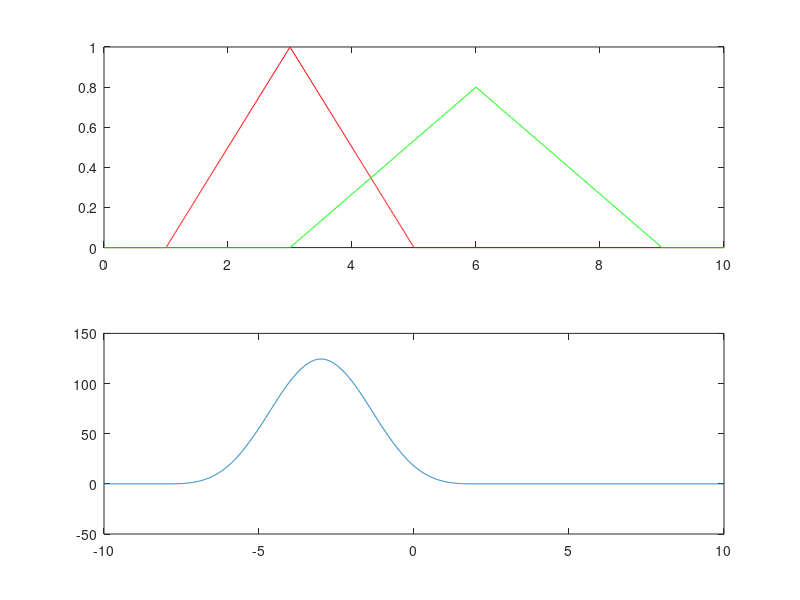

Source code (MATLAB):
close all;clear;clc;
Fs = 100;
t = 0 : 1/Fs : 2*pi;
x = (cos(2*t)+1i*sin(2*t)) .* (t<=pi/2);
plot(t,real(x),'r',t,imag(x),'g');
[mean(x) 1i/(2*pi)]
[sum(abs(x).^2)/Fs pi/2]
%%
close all;clear;clc;
Fs = 20;
t = 0 : 1/Fs : 5;
x = (1+ 1i*t) ;
plot(t,real(x),'r',t,imag(x),'g');
[mean(x) 1+2.5*1i]
[sum(abs(x.^2)) 101+6767/8]
%%
conv([2 0 -1 4],[1 0 -2],'full') %domyślny, do konwolucji
conv([2 0 -1 4],[1 0 -2],'same') %uciety, srodkowe wartosci, do filtracji  
conv([2 0 -1 4],[1 0 -2],'valid') %opcjonalnie, niepotzrebny
%%
%t = <0,10>s, Fs=100;
%x1: trójkątny, wierz=5s, szer=6s, amp=1.1
%x2: prostokątny, środek:4s, szer:3s, amp=1
%prosze splot x1*x2
%wyświetlic: na gornym wykresie x1(t), x2(t)
%na dolnym xy(t)
close all;clear;clc;
Fs = 100;
t = 0 : 1/Fs : 10;
amp = 1.1;
x1 = amp * (1 - abs(t-5)/3).* (abs(t-5)<=3);
x2 = 1 * (abs(t-4)<=1.5);

subplot(2,1,1), plot(t,x1,'r',t,x2,'g')
xy = conv(x1,x2,'same');
subplot(2,1,2), plot(xy)
%dwa wierzsze, jedna kolumna i piszemy w pierwszym polu

%%
close all;clear;clc;
Fs = 100;
t = 0 : 1/Fs : 10;
x = 0.5*(mod(t,2)==0) + (-1)*(mod(t,2)==1);
%plot(t,x)

tp = -2 : 1/Fs : 2;
y = sinc(8*tp);
xy = conv(x,y,'same');
plot(t,x,'r',t,xy,'g')
%%
close all;clear;clc;
%t = <0,10> Fs=100
%x1 = troj, tw =3, szer=4, ampl=1
%x2 = troj, tw=6, szer=6, amp=0.8
Fs=100;
t = 0 : 1/Fs : 10;
amp = 1;
x1 = amp * (1 - abs(t-3)/2).* (abs(t-3)<=2);
amp = 0.8;
x2=  amp * (1 - abs(t-6)/3).* (abs(t-6)<=3);
subplot(2,1,1), plot(t,x1,'r',t,x2,'g')
xc = xcorr(x1,x2);
%trzeba sworzyć wektor czasu
tc = -10 : 1/Fs : 10;
subplot(212), plot(tc,xc)
%wskazuje jakie jest przesuniecie sygnalow miedzy soba
%nie jest symetryczna, ma znaczenie kolejność - w spolocie nie ma znaczenia
%czy pierwsze jest x czy y
%szukamy korelacji
%xc = xcorr([1+1i,0,2-1i,3],[-1,1+2i,4-1i]);